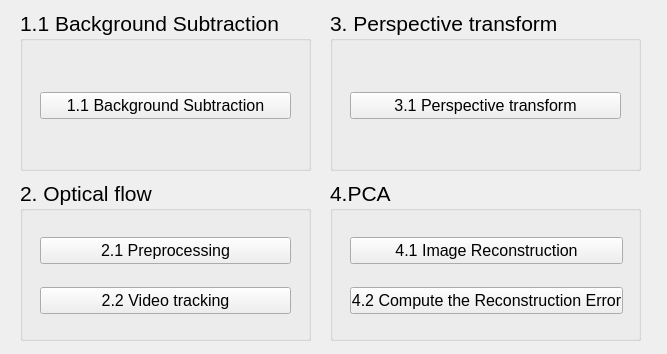
<?xml version="1.0" encoding="UTF-8"?>
<ui version="4.0">
 <class>Form</class>
 <widget class="QWidget" name="Form">
  <property name="geometry">
   <rect>
    <x>0</x>
    <y>0</y>
    <width>667</width>
    <height>354</height>
   </rect>
  </property>
  <property name="windowTitle">
   <string>Form</string>
  </property>
  <widget class="QGroupBox" name="groupBox_5">
   <property name="geometry">
    <rect>
     <x>20</x>
     <y>180</y>
     <width>291</width>
     <height>161</height>
    </rect>
   </property>
   <property name="font">
    <font>
     <family>Arial</family>
     <pointsize>16</pointsize>
    </font>
   </property>
   <property name="title">
    <string>2. Optical flow</string>
   </property>
   <widget class="QWidget" name="verticalLayoutWidget_7">
    <property name="geometry">
     <rect>
      <x>20</x>
      <y>40</y>
      <width>251</width>
      <height>111</height>
     </rect>
    </property>
    <layout class="QVBoxLayout" name="verticalLayout_7">
     <item>
      <widget class="QPushButton" name="Preprocessing">
       <property name="font">
        <font>
         <family>Arial</family>
         <pointsize>12</pointsize>
        </font>
       </property>
       <property name="text">
        <string>2.1 Preprocessing</string>
       </property>
      </widget>
     </item>
     <item>
      <widget class="QPushButton" name="VideoTracking">
       <property name="font">
        <font>
         <family>Arial</family>
         <pointsize>12</pointsize>
        </font>
       </property>
       <property name="text">
        <string>2.2 Video tracking</string>
       </property>
      </widget>
     </item>
    </layout>
   </widget>
  </widget>
  <widget class="QGroupBox" name="groupBox_6">
   <property name="geometry">
    <rect>
     <x>20</x>
     <y>10</y>
     <width>291</width>
     <height>161</height>
    </rect>
   </property>
   <property name="font">
    <font>
     <family>Arial</family>
     <pointsize>16</pointsize>
    </font>
   </property>
   <property name="title">
    <string>1.1 Background Subtraction</string>
   </property>
   <widget class="QWidget" name="verticalLayoutWidget_8">
    <property name="geometry">
     <rect>
      <x>20</x>
      <y>40</y>
      <width>251</width>
      <height>111</height>
     </rect>
    </property>
    <layout class="QVBoxLayout" name="verticalLayout_8">
     <item>
      <widget class="QPushButton" name="BackgroundSubtraction">
       <property name="font">
        <font>
         <family>Arial</family>
         <pointsize>12</pointsize>
        </font>
       </property>
       <property name="text">
        <string>1.1 Background Subtraction</string>
       </property>
      </widget>
     </item>
    </layout>
   </widget>
  </widget>
  <widget class="QGroupBox" name="groupBox_8">
   <property name="geometry">
    <rect>
     <x>330</x>
     <y>180</y>
     <width>311</width>
     <height>161</height>
    </rect>
   </property>
   <property name="font">
    <font>
     <family>Arial</family>
     <pointsize>16</pointsize>
    </font>
   </property>
   <property name="title">
    <string>4.PCA</string>
   </property>
   <widget class="QWidget" name="verticalLayoutWidget_11">
    <property name="geometry">
     <rect>
      <x>20</x>
      <y>40</y>
      <width>273</width>
      <height>111</height>
     </rect>
    </property>
    <layout class="QVBoxLayout" name="verticalLayout_11">
     <item>
      <widget class="QPushButton" name="ImageReconstruction">
       <property name="font">
        <font>
         <family>Arial</family>
         <pointsize>12</pointsize>
        </font>
       </property>
       <property name="text">
        <string>4.1 Image Reconstruction</string>
       </property>
      </widget>
     </item>
     <item>
      <widget class="QPushButton" name="ReconstructionError">
       <property name="font">
        <font>
         <family>Arial</family>
         <pointsize>12</pointsize>
        </font>
       </property>
       <property name="text">
        <string>4.2 Compute the Reconstruction Error</string>
       </property>
      </widget>
     </item>
    </layout>
   </widget>
  </widget>
  <widget class="QGroupBox" name="groupBox_7">
   <property name="geometry">
    <rect>
     <x>330</x>
     <y>10</y>
     <width>311</width>
     <height>161</height>
    </rect>
   </property>
   <property name="font">
    <font>
     <family>Arial</family>
     <pointsize>16</pointsize>
    </font>
   </property>
   <property name="title">
    <string>3. Perspective transform</string>
   </property>
   <widget class="QWidget" name="verticalLayoutWidget_10">
    <property name="geometry">
     <rect>
      <x>20</x>
      <y>40</y>
      <width>271</width>
      <height>111</height>
     </rect>
    </property>
    <layout class="QVBoxLayout" name="verticalLayout_10">
     <item>
      <widget class="QPushButton" name="PerspectiveTransform">
       <property name="font">
        <font>
         <family>Arial</family>
         <pointsize>12</pointsize>
        </font>
       </property>
       <property name="text">
        <string>3.1 Perspective transform</string>
       </property>
      </widget>
     </item>
    </layout>
   </widget>
  </widget>
 </widget>
 <resources/>
 <connections/>
</ui>
